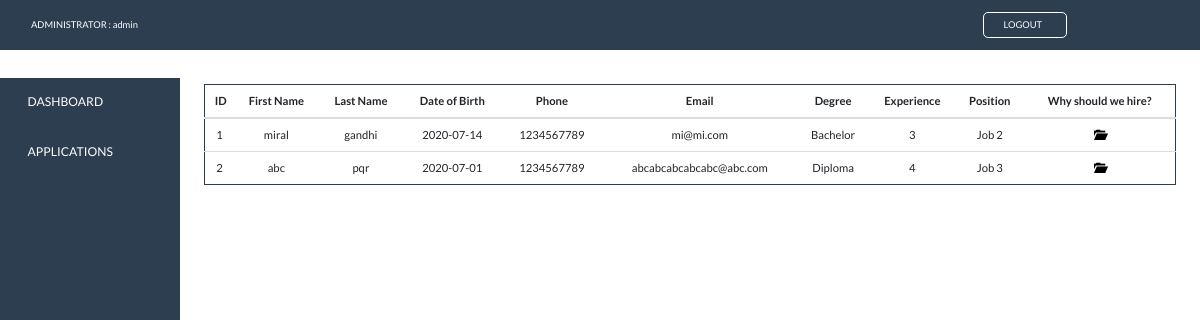
The app's page /applications.php (signed in) with its own data.
### tables this page shows
CREATE TABLE `form` (
  `id` int(11) NOT NULL,
  `first_name` text NOT NULL,
  `last_name` text NOT NULL,
  `dob` date NOT NULL,
  `phone` int(11) NOT NULL,
  `email` varchar(50) NOT NULL,
  `degree` text NOT NULL,
  `experience` int(11) NOT NULL,
  `position` text NOT NULL,
  `whyHire` text NOT NULL
);

### applications.php (the view, shortened to what this page needs)
<!DOCTYPE html>
<html lang="en">
<head>
    <link rel="stylesheet" href="bootstrap/bootstrap.min.css" />
    <link href="https://maxcdn.bootstrapcdn.com/bootstrap/3.3.6/css/bootstrap.min.css" rel="stylesheet" />
    <link href="https://stackpath.bootstrapcdn.com/bootswatch/4.5.0/flatly/bootstrap.min.css" rel="stylesheet" />
    <link href="//netdna.bootstrapcdn.com/twitter-bootstrap/2.3.2/css/bootstrap-combined.no-icons.min.css" rel="stylesheet">
    <link href="//netdna.bootstrapcdn.com/font-awesome/3.2.1/css/font-awesome.css" rel="stylesheet">
</head>
<body>
    <?php
    $username = isset($_SESSION['username']) ? $_SESSION['username'] : header('Location: adminLogin.php');
    ?>
    <nav class="navbar navbar-expand-lg navbar-dark bg-primary" style="border-radius:0; position:fixed; width: 100%;">
        <a class="nav-link" href="adminPanel.php" >ADMINISTRATOR : <?php echo $username; ?></a>
        <a class="nav-link" href="adminLogout.php" id="logout">LOGOUT &nbsp;<i class="icon-signout"></i></a>
    </nav>
    <div class="sidenav">
        <a href="adminPanel.php">DASHBOARD</a>
        <a href="applications.php">APPLICATIONS</a>
    </div>
    <?php
        include "dbConnection.php";
        $result = mysqli_query($con, "SELECT * FROM form ") or die('Error');
        echo '  <table class="table table-hover" id="table">
                    <thead>
                        <tr>
                            <th scope="row">ID</th>
                            <th scope="row">First Name</th>
                            <th scope="row">Last Name</th>
                            <th scope="row">Date of Birth</th>
                            <th scope="row">Phone</th>
                            <th scope="row">Email</th>
                            <th scope="row">Degree</th>
                            <th scope="row">Experience</th>
                            <th scope="row">Position</th>
                            <th scope="row">Why should we hire?</th>
                        </tr>
                    </thead> ';
                    while($row = mysqli_fetch_array($result))
                    {
                        echo "<tr>";
                            echo "<td>" . $row['id'] . "</td>";
                            echo "<td>" . $row['first_name'] . "</td>";
                            echo "<td>" . $row['last_name'] . "</td>";
                            echo "<td>" . $row['dob'] . "</td>";
                            echo "<td>" . $row['phone'] . "</td>";
                            echo "<td>" . $row['email'] . "</td>";
                            echo "<td>" . $row['degree'] . "</td>";
                            echo "<td>" . $row['experience'] . "</td>";
                            echo "<td>" . $row['position'] . "</td>";
                            echo "<td><a title='Click to read' style='color:black;' href='whyHire.php?id=". $row['id']."'><b class='glyphicon glyphicon-folder-open' aria-hidden='true'></b></a></td>";
                        echo "</tr>";
                    }
        echo '  </table>';
    ?>
</body>
</html>

### applications.php (style rules this page uses)
body { font-family:; }
a { color:white; }
#logout { margin-left:70%; border:solid thin; border-radius: 5px; }
.sidenav { height: 100%; width: 15%; position: fixed; top: 9.6%; background-color: #2C3E50; padding-left: 1%; padding-right: 1%; border-top:solid; border-width: thin; border-color:white }
.sidenav a { padding: 10%; text-decoration: none; font-size: 130%; color: white; display: block; }
#table { margin-top: 7%; margin-left:17%; width: 81%; font-size:120%; border:solid thin #2C3E50; ; position:fixed; }
#table td { text-align:center; vertical-align: middle; padding-left:1%; }
#table th { text-align:center; vertical-align: middle; padding-left:1%; }

### records on screen
form: id "1", first_name "miral", last_name "gandhi", dob "2020-07-14", phone "1234567789", email "mi@mi.com", degree "Bachelor", experience "3", position "Job 2"
form: id "2", first_name "abc", last_name "pqr", dob "2020-07-01", phone "1234567789", email "abcabcabcabcabc@abc.com", degree "Diploma", experience "4", position "Job 3"

### other values on screen
$username "admin"
